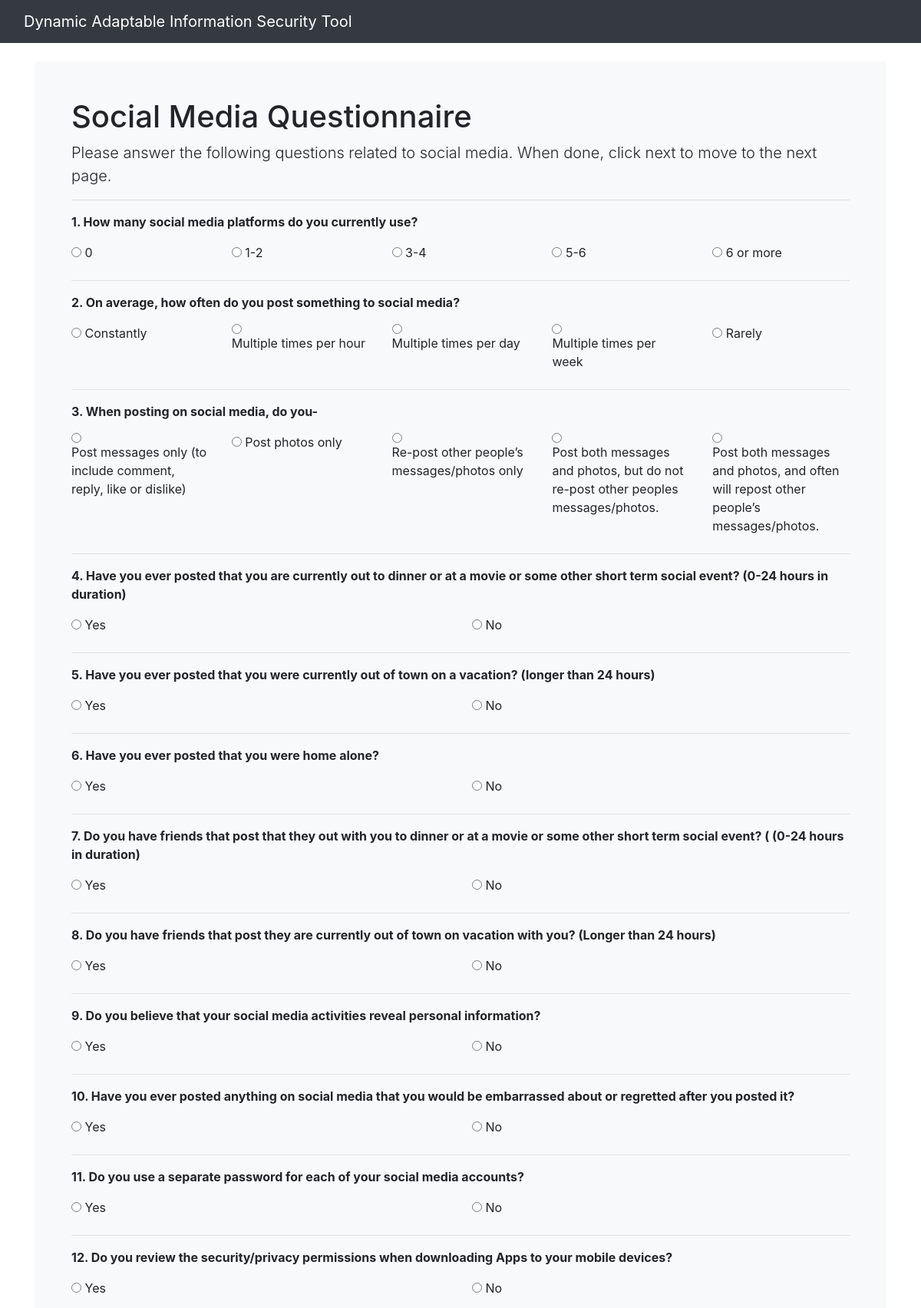
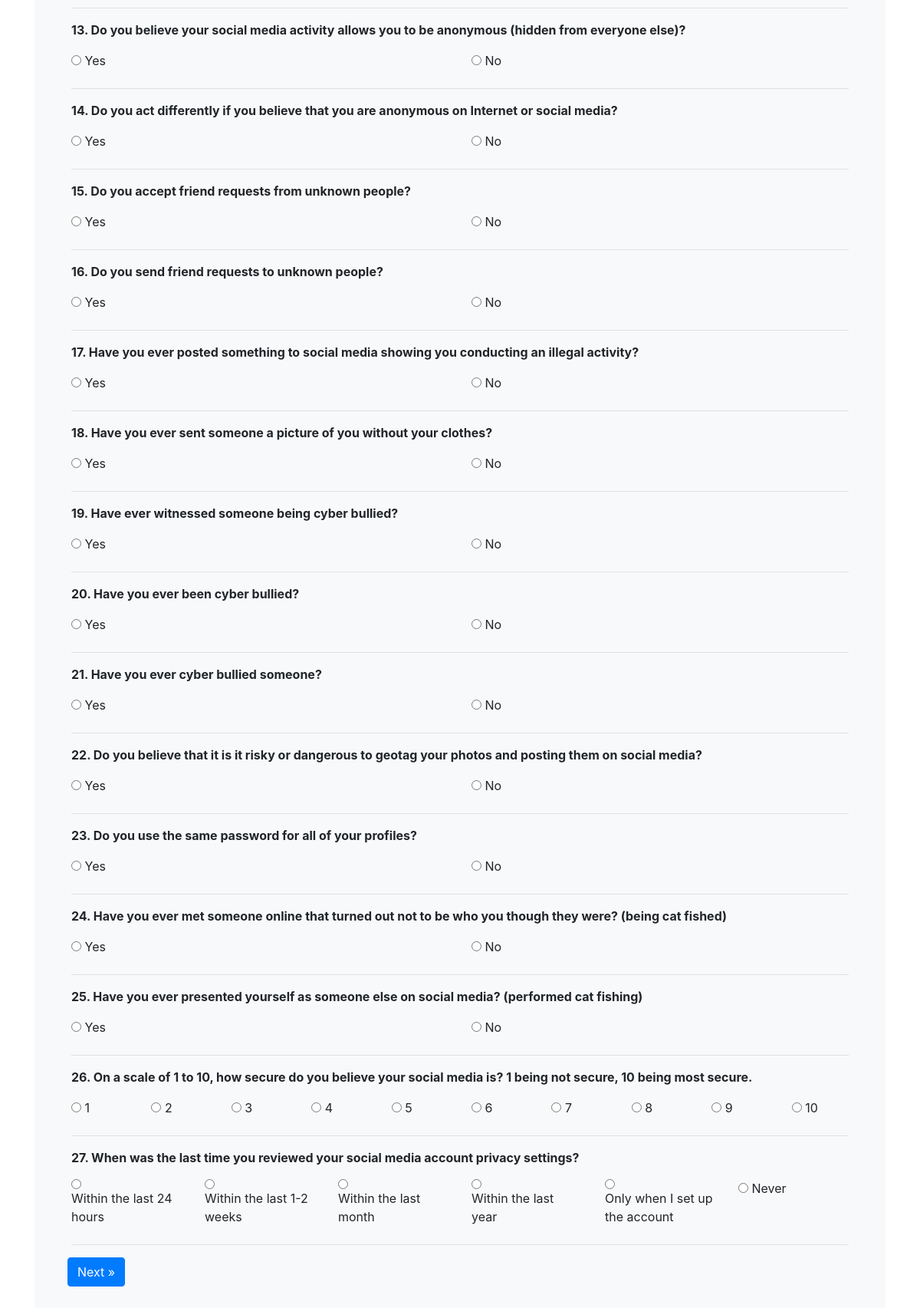
Screenshot of /SocialMedia with the database file from the repository (2 pictures, top to bottom).
### tables this page shows
CREATE TABLE socialMediaQuestionsAndAnswers (id INTEGER PRIMARY KEY AUTOINCREMENT, question CHAR, answers CHAR, answerValues CHAR, numOfAnswers CHAR);

### main.py (the view, shortened to what this page needs)
@app.route("/SocialMedia", methods=['GET', 'POST'])
def SocialMedia():
	if request.method == 'GET':
		session['socialMediaQuestions'] = []
		session['socialMediaAnswers'] = []
		session['numberOfAnswers'] = []
		session['socialMediaAnswerValues'] = []
		database = sqlite3.connect('database.sqlite3')
		openDatabase = database.cursor()
		openDatabase.execute("SELECT question FROM socialMediaQuestionsAndAnswers")
		rows = openDatabase.fetchall()
		for row in rows:
			session['socialMediaQuestions'].append(''.join(row))
		for x in session['socialMediaQuestions']:
			openDatabase.execute("SELECT answers FROM socialMediaQuestionsAndAnswers WHERE question=?",(x,))
			answer = openDatabase.fetchone()
			openDatabase.execute("SELECT numOfAnswers FROM socialMediaQuestionsAndAnswers WHERE question=?",(x,))
			numberOfAnswers = openDatabase.fetchone()
			openDatabase.execute("SELECT answerValues FROM socialMediaQuestionsAndAnswers WHERE question=?",(x,))
			answerValues = openDatabase.fetchone()
			session['numberOfAnswers'].append(int(''.join(numberOfAnswers)))
			session['socialMediaAnswers'].append(json.loads(''.join(answer)))
			session['socialMediaAnswerValues'].append(json.loads(''.join(answerValues)))
		database.close()
		return render_template('SocialMedia.html', questions=session['socialMediaQuestions'], numberOfQuestions=len(session['socialMediaQuestions']), answers=session['socialMediaAnswers'], numberOfAnswers=session['numberOfAnswers'], answerValues=session['socialMediaAnswerValues'])

### templates/SocialMedia.html (shortened to what this page needs)
<html>
<head>
    <link rel="stylesheet" href="https://cdn.jsdelivr.net/npm/bootstrap@4.5.3/dist/css/bootstrap.min.css">
</head>
<body>
    <nav class="navbar navbar-expand-md navbar-dark bg-dark mb-4">
        <div class="container-fluid">
            <a class="navbar-brand" href="#">Dynamic Adaptable Information Security Tool</a>
        </div>
    </nav>
        <main class="container">
        <div class="bg-light p-5 rounded">
            <h1>Social Media Questionnaire</h1>
            <p class="lead">Please answer the following questions related to social media. When done, click next to move to the next page.</p>
            <form action="/SocialMedia" method="POST">
                {% for x in range(0,numberOfQuestions) %}
                <hr class="divider">
                <div class="form-row-md">
                    <div class="form-group">
                        <div id="question-{{x}}-Form">
                            <p id="question-{{x}}-Question" class="font-weight-bold"> {{x+1}}. {{ questions[x] }}</p>
                            <div id="question-{{x}}-Answers" class="row">
                                {% for i in range(0, numberOfAnswers[x]) %}
                                <div class="col">
                                    <input type="radio" name="question-{{x}}-answers" id="question-{{x}}-answers" value="{{answerValues[x][i]}}" required />
                                    <label for="question-{{x}}-answers">{{answers[x][i]}}</label>
                                </div>
                                {% endfor %}
                            </div>
                        </div>
                    </div>
                </div>
                {% endfor %}
                <hr class="divider">
                <div class="form-row">
                    <div class="form-group">
                        <div class="row">
                            <div class="col justify-content-center">
                                <p>
                                    <button class="btn btn-primary" id="submitBtn" type="submit">
                                        Next »
                                    </button>
                                </p>
                            </div>
                        </div>
                    </div>
                </div>
            </form>
        </div>
    </main>
</body>
</html>

### rows the page displays
socialMediaQuestionsAndAnswers: question "How many social media platforms do you currently use?"
socialMediaQuestionsAndAnswers: question "On average, how often do you post something to social media?"
socialMediaQuestionsAndAnswers: question "When posting on social media, do you-"
socialMediaQuestionsAndAnswers: question "Have you ever posted that you are currently out to dinner or at a movie or some other short term social event? (0-24 hours in duration)"
socialMediaQuestionsAndAnswers: question "Have you ever posted that you were currently out of town on a vacation? (longer than 24 hours)"
socialMediaQuestionsAndAnswers: question "Have you ever posted that you were home alone?"
socialMediaQuestionsAndAnswers: question "Do you have friends that post that they out with you to dinner or at a movie or some other short term social event? ( (0-24 hours in duration)"
socialMediaQuestionsAndAnswers: question "Do you have friends that post they are currently out of town on vacation with you? (Longer than 24 hours)"
socialMediaQuestionsAndAnswers: question "Do you believe that your social media activities reveal personal information?"
socialMediaQuestionsAndAnswers: question "Have you ever posted anything on social media that you would be embarrassed about or regretted after you posted it?"
socialMediaQuestionsAndAnswers: question "Do you use a separate password for each of your social media accounts?"
socialMediaQuestionsAndAnswers: question "Do you review the security/privacy permissions when downloading Apps to your mobile devices?"
socialMediaQuestionsAndAnswers: question "Do you believe your social media activity allows you to be anonymous (hidden from everyone else)?"
socialMediaQuestionsAndAnswers: question "Do you act differently if you believe that you are anonymous on Internet or social media?"
socialMediaQuestionsAndAnswers: question "Do you accept friend requests from unknown people?"
socialMediaQuestionsAndAnswers: question "Do you send friend requests to unknown people?"
socialMediaQuestionsAndAnswers: question "Have you ever posted something to social media showing you conducting an illegal activity?"
socialMediaQuestionsAndAnswers: question "Have you ever sent someone a picture of you without your clothes?"
socialMediaQuestionsAndAnswers: question "Have ever witnessed someone being cyber bullied?"
socialMediaQuestionsAndAnswers: question "Have you ever been cyber bullied?"
socialMediaQuestionsAndAnswers: question "Have you ever cyber bullied someone?"
socialMediaQuestionsAndAnswers: question "Do you believe that it is it risky or dangerous to geotag your photos and posting them on social media?"
socialMediaQuestionsAndAnswers: question "Do you use the same password for all of your profiles?"
socialMediaQuestionsAndAnswers: question "Have you ever met someone online that turned out not to be who you though they were? (being cat fished)"
socialMediaQuestionsAndAnswers: question "Have you ever presented yourself as someone else on social media? (performed cat fishing)"
socialMediaQuestionsAndAnswers: question "On a scale of 1 to 10, how secure do you believe your social media is? 1 being not secure, 10 being most secure."
socialMediaQuestionsAndAnswers: question "When was the last time you reviewed your social media account privacy settings?"

### other values shown
{{ x+1 }} "1" "2" "3" "4" "5" "6" "7" "8" "9" "10" "11" "12" "13" "14" "15" "16" "17" "18" "19" "20" "21" "22" "23" "24" "25" "26" "27"
{{ answers[x][i] }} "0" "1-2" "3-4" "5-6" "6 or more" "Constantly" "Multiple times per hour" "Multiple times per day" "Multiple times per week" "Rarely" "Post messages only (to include comment, reply, like or dislike)" "Post photos only" "Re-post other people’s messages/photos only" "Post both messages and photos, but do not re-post other peoples messages/photos." "Post both messages and photos, and often will repost other people’s messages/photos." "Yes" "No" "Yes" "No" "Yes" "No" "Yes" "No" "Yes" "No" "Yes" "No" "Yes" "No" "Yes" "No" "Yes" "No" "Yes" "No" "Yes" "No" "Yes" "No" "Yes" "No" "Yes" "No" "Yes" "No" "Yes" "No" "Yes" "No" "Yes" "No" "Yes" "No" "Yes" "No" "Yes" "No" "Yes" "No" "1" "2" "3" "4" "5" "6" "7" "8" "9" "10" "Within the last 24 hours" "Within the last 1-2 weeks" "Within the last month" "Within the last year" "Only when I set up the account" "Never"
